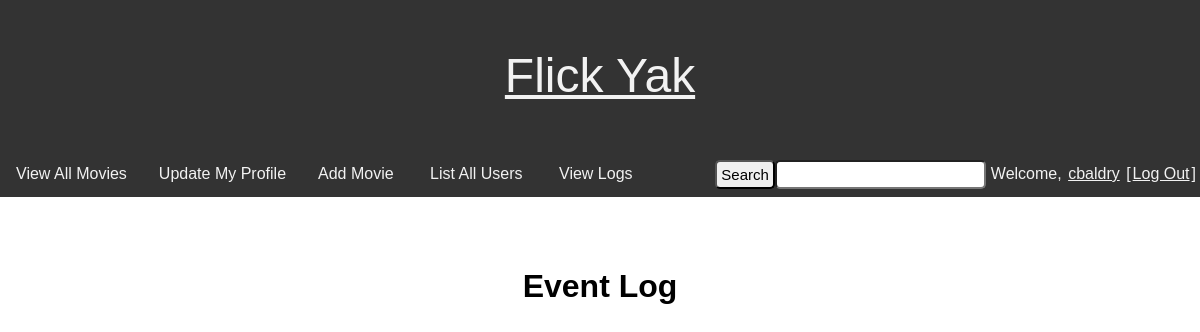
Before: /views/admin/view_logs.php (signed in) with the older database file.
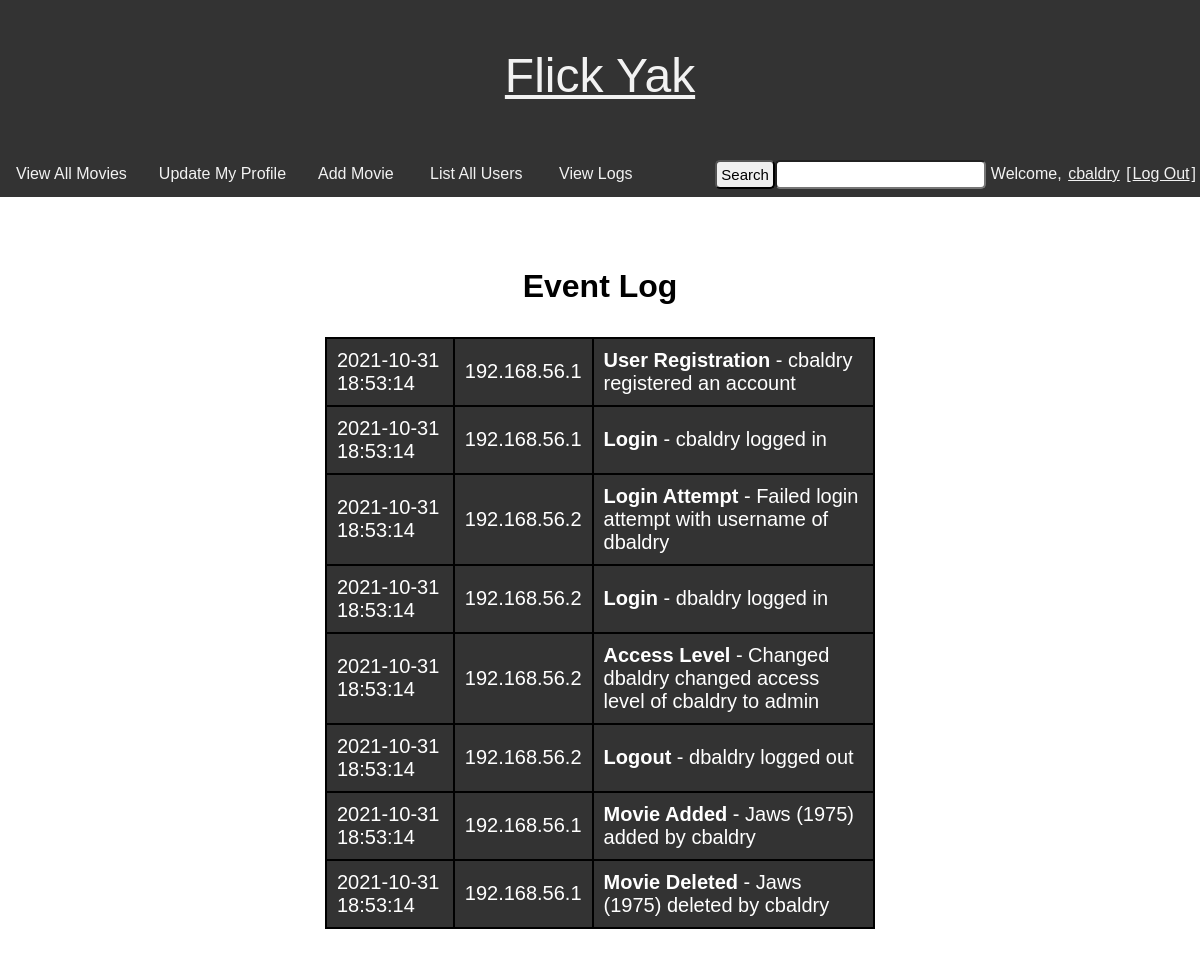
After: the same page with the newer database file.
### tables this page shows
CREATE TABLE `logs` (
  `log_id` int(11) NOT NULL,
  `log_date` timestamp NOT NULL DEFAULT current_timestamp() ON UPDATE current_timestamp(),
  `ip_address` varchar(15) NOT NULL,
  `event_type` varchar(50) NOT NULL,
  `event_details` varchar(200) NOT NULL
);

### views/admin/view_logs.php (the view, shortened to what this page needs)
<?php
require '../../src/connect_db.php';
$result = $db->query("SELECT * FROM logs ORDER BY log_date DESC LIMIT 10");
$css = '/flick-yak/css/main.css';
require_once '../common/head.php';
require_once '../common/nav.php';
echo '<h1>Event Log</h1>';
echo '<table>';
foreach ($result as $row) {
    echo '<tr>';
    echo '<td>' . $row['log_date'] . '</td>';
    echo '<td>' . $row['ip_address'] . '</td>';
    echo '<td><b>' . $row['event_type'].'</b> - ';
    echo $row['event_details'] . '</td>';
    echo '</tr>';
}
echo '</table>';
echo '</div></body></html>';

### views/common/head.php (shortened to what this page needs)
<?php
echo '<!DOCTYPE html>
<html lang="en">
<head>
    <meta http-equiv="Content-Type" content="text/html; charset=UTF-8" />
    <meta http-equiv="X-UA-Compatible" content="IE=edge,chrome=1">
    <meta name="viewport" content="width=device-width, initial-scale=1.0">
    <meta name="author" content="Craig Baldry, 10494962">
    <meta name="description" content="Movie Forum">
    <script src="' . $script . '"></script>
    <link rel="stylesheet" href="'.$css.'">
    <title>' . $title . '</title>
</head>
<body>';

### views/common/nav.php (shortened to what this page needs)
<?php
$views_dir = '/flick-yak/views/';
$root_dir = '/flick-yak/';
$home = $root_dir . 'index.php';
$all_movies_link = $views_dir . 'public/all_movies.php';
$update_member_profile = $views_dir . 'member/update_member_profile.php';
$logout = $views_dir . 'common/logout.php';
$add_movie = $views_dir . 'admin/add_movie.php';
$all_users = $views_dir . 'admin/all_users.php';
$view_logs = $views_dir . 'admin/view_logs.php';
$profile_link = $views_dir . 'member/user_profile.php?id=';
echo '<div class="header-container"><span><a href="' . $home . '">Flick Yak</a></span>';
echo '</div>';
echo '<div class="nav">';
if (!isset($_SESSION['username'])) {
    echo '<div id="overlay">';
    echo '<div id="login-container">';
    require_once __DIR__ . '/../forms/login_form.php';
    echo '</div></div>';
    echo '<button class="sign-in-button"onclick="on()">Sign In</button>';
} else {
    echo '<div class="welcome-tag">Welcome, <a href="' . $profile_link . $_SESSION['username'] . '">' . $_SESSION['username'] . '</a> [<a href="' . $logout . '">Log Out</a>]</div>';
}
require_once __DIR__ . '/../forms/search_form.php';
echo '<a href="' . $all_movies_link . '">View All Movies</a>';
if (isset($_SESSION['username'])) {
    echo '<a href="' . $update_member_profile . '">Update My Profile</a>';
}
if (isset($_SESSION['access_level']) && $_SESSION['access_level'] == 'admin') {
    echo '<a href="' . $add_movie . '">Add Movie</a>
    <a href="' . $all_users . '">List All Users</a>
    <a href="' . $view_logs . '">View Logs</a>';
}
echo '</div>';
echo '<div class="content">';

### views/forms/search_form.php (shortened to what this page needs)
<?php
echo '<form name="search" action="' . $views_dir . 'public/search_results_list.php' . '" method="get" onsubmit="">';
echo '<div class="search-bar"><input type="submit" value="Search"><input type="text" name="search_movies"></div>';
echo '</form>';

### css/main.css (style rules this page uses)
body { margin: 0; font-family: Arial; }
.nav { overflow: hidden; background-color: #333; }
.nav a { float: none; display: inline-block; color: #f2f2f2; text-align: center; padding: 14px 16px; text-decoration: none; }
.search-bar { float: right; padding-top: 9px; padding-right: 5px; }
.search-bar input { border-radius: 5px; padding: 4px; font-size: 15px; }
.header-container { text-align: center; background-color: #333; margin: 0 auto; padding: 1em; font-size: 3em; }
.header-container a { color: #f2f2f2; }
.welcome-tag { float: right; color: #f2f2f2; margin-right: 4px; }
.welcome-tag a { padding: 14px 2px; text-decoration: underline; }
table { border-collapse: collapse; margin: 10px auto; font-size: 20px; color: white; background-color: #333; width: 50%; padding: 1em; border: 1px solid black; }
th, td { text-align: Left; padding: 10px; border-radius: 16px; border: 2px solid black; }
.content { text-align: center; margin: 50px; overflow: auto; display: flex; flex-direction: column; align-items: center; }

Changed rows visible on the page:
added logs: log_date "2021-10-31 18:53:14", ip_address "192.168.56.1", event_type "User Registration", event_details "cbaldry registered an account"
added logs: log_date "2021-10-31 18:53:14", ip_address "192.168.56.1", event_type "Login", event_details "cbaldry logged in"
added logs: log_date "2021-10-31 18:53:14", ip_address "192.168.56.2", event_type "Login Attempt", event_details "Failed login attempt with username of dbaldry"
added logs: log_date "2021-10-31 18:53:14", ip_address "192.168.56.2", event_type "Login", event_details "dbaldry logged in"
added logs: log_date "2021-10-31 18:53:14", ip_address "192.168.56.2", event_type "Access Level", event_details "Changed dbaldry changed access level of cbaldry to admin"
added logs: log_date "2021-10-31 18:53:14", ip_address "192.168.56.2", event_type "Logout", event_details "dbaldry logged out"
added logs: log_date "2021-10-31 18:53:14", ip_address "192.168.56.1", event_type "Movie Added", event_details "Jaws (1975) added by cbaldry"
added logs: log_date "2021-10-31 18:53:14", ip_address "192.168.56.1", event_type "Movie Deleted", event_details "Jaws (1975) deleted by cbaldry"
